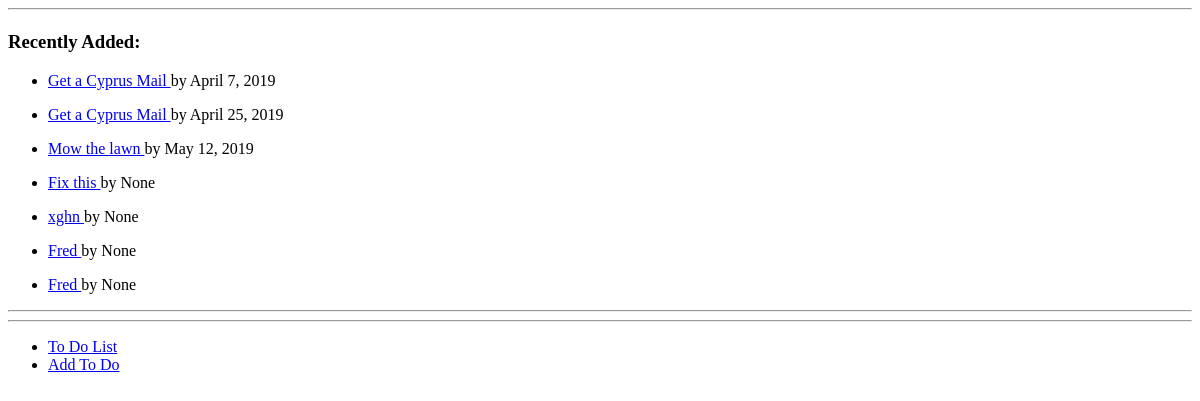
Page /todo/ on the earlier database version.
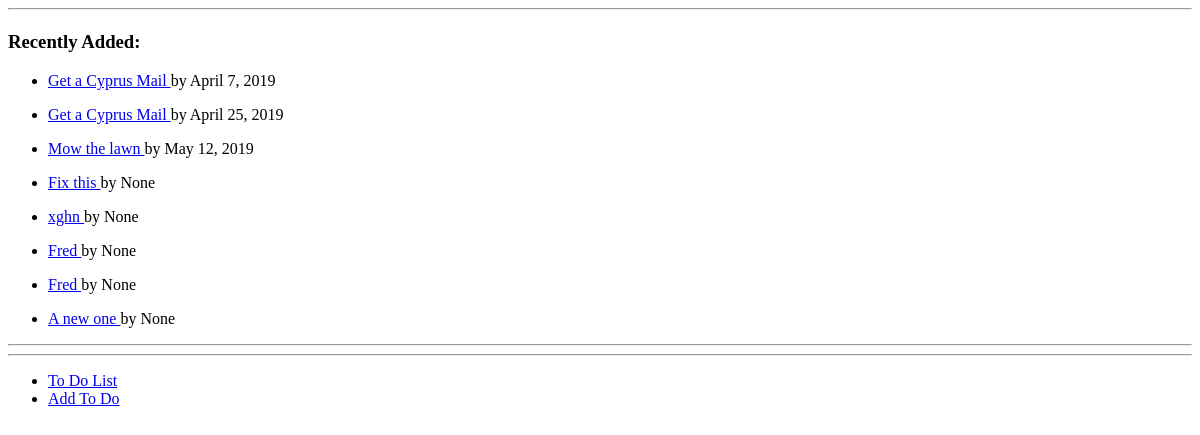
Same page on the later database version.
### todo/models.py (models this page shows, shortened)
class Todo(models.Model):
	title = models.CharField(max_length=25)
	description = models.CharField(max_length=100)
	creation_date = models.DateField(auto_now_add=True)
	target_completion_date = models.DateField(blank=True, null=True)
	start_date = models.DateField(blank=True, null=True)
	completed = models.BooleanField(default = False)
	completed_date = models.DateField(blank=True, null=True)
	slug = AutoSlugField(populate_from='title', unique = True)

### todo/views.py (the view)
# urls.py: path('', views.index, name='index'),
def index(request):
	latest_todo_list = Todo.objects.order_by('creation_date')[:20]
	context_dict = {'todos': latest_todo_list}
	response = render(request, 'todo/index.html', context_dict)
	return response

### templates/todo/index.html (shortened to what this page needs)
{% extends 'todo/base.html' %}
{% load staticfiles %}
{% block body_block %}
<h1
	<div>
		<h3>Recently Added:</h3>
	</div>
	<div>
	{% if todos %}
	<ul>
		{% for title in todos %}
			<li>
				<p>
					<a href="/todo/show_todo/{{title.slug }}"> {{title.title }} </a>
					by
				{{ title.target_completion_date }}
							</p>
			</li>
		{% endfor %}
	</ul>
	{% else %}
		<strong>There are no todos present.</strong>
	{% endif %}
	</div>
	{% endblock %}

Differences in the rows shown:
added Todo: title "A new one", target_completion_date "None"
